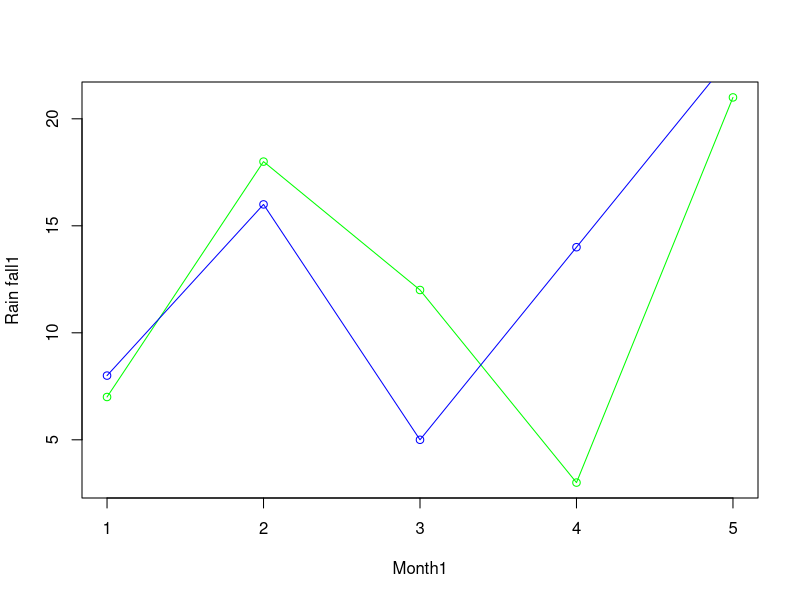

This figure's R source: (Note: this script raises an error after producing the figure.)
v<-c(7,18,12,3,21)
t<-c(8,16,5,14,23)
plot(v,type='o',col="green", xlab = "Month1", ylab = "Rain fall1")
lines(t,type="o",col="blue", xlab = "Month2", ylab = "Rain fall2")
plot()

#SCATTER PLOT
v<-c(7,18,12,3,21)
t<-c(8,16,5,14,23)
plot(v,t,xlab = "Month1", ylab = "Rain fall1",type="o")



input<-mtcars[,c("wt","mpg")]

plot(x=input$wt,y=input$mpg,xlab="weight",ylab="mileage",xlim=12)
pairs(~wt+mpg+disp+cyl,data=mtcars,main="Scatterplot Matrix")
boxplot(mpg~cyl,data=mtcars,xlab="number of cylinders",ylab="miles per gallon",main="Graph")
